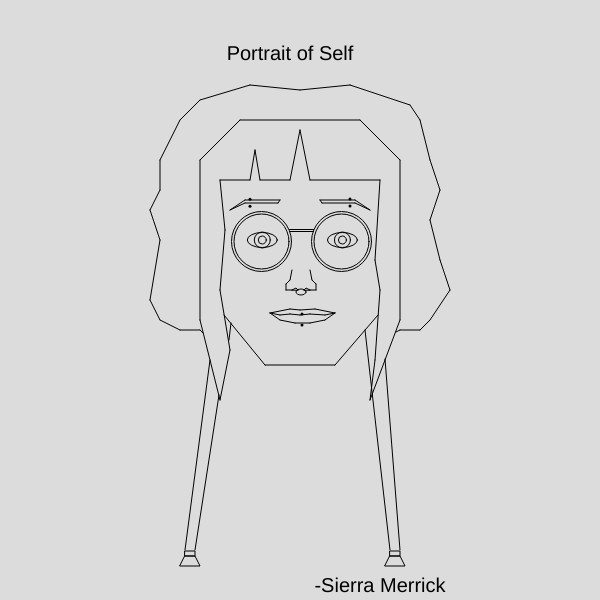
Frame 1 (no input)
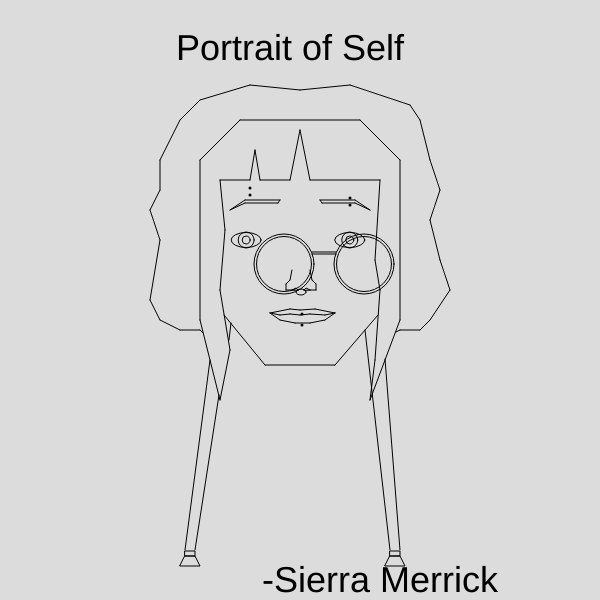
Frame 60 (no input)
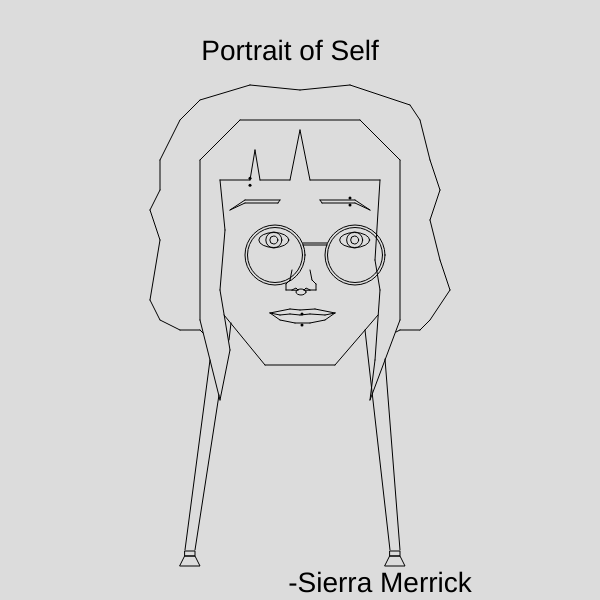
Frame 120 (the mouse pressed at the canvas centre since frame 60)

The p5.js sketch that drew these frames (run headless with seeded random() and noise() and a simulated clock; from frame 60 on, the mouse is pressed at the canvas centre):

// p5.js sketch
// ── sketch.js
var x = 100;
var y = 100;

let moveX1 = 0;
let moveX2 = 0;
let speedX1 = Math.random() * 2 + 0.5;
let speedX2 = Math.random() * 2 + 0.5;

let moveY1 = 0;
let moveY2 = 0;
let speedY1 = Math.random() * 2 + 1;
let speedY2 = Math.random() * 2 + 1;

let diagX = 0;
let diagY = 0;
let speedDiag = 1.5;

let titleSize = 20;
let sizeCount = 0;
let growing = true;

function setup() {
  createCanvas(600,600);
}

function draw() {
  background(220);
  strokeWeight(1);


  if (frameCount % 10 === 0) {
  if (growing) {
    titleSize += 4;
    sizeCount++;
    if (sizeCount >= 5) growing = false;
  } else {
    titleSize -= 4;
    sizeCount--;
    if (sizeCount <= 0) growing = true;
  }
}

  moveX1 += speedX1;
  if (moveX1 > 20 || moveX1 < -20) speedX1 *= -1;
  moveX2 += speedX2;
  if (moveX2 > 15 || moveX2 < -15) speedX2 *= -1;

  moveY1 += speedY1;
  if (moveY1 > 10 || moveY1 < -10) speedY1 *= -1;
  moveY2 += speedY2;
  if (moveY2 > 20 || moveY2 < -20) speedY2 *= -1;

  diagX += speedDiag;
  diagY += speedDiag;
  if (diagX > 30 || diagX < 0) speedDiag *= -1;


  //MOUSE COORDS
  fill (0);
  textSize(20);
  // text("X: " + mouseX,100,200 );
  // text("Y: " + mouseY,100,220 );

  //TEXT
  textSize(32);
  textSize(titleSize);
  textAlign(CENTER);
  text('Portrait of Self', 290, 60); // x, y
  text('-Sierra Merrick', 380, 592); // x, y

  noFill();

  //HAIR BACK LEFT  
  line(300,90,250,85);
  line(250,85,200,100);
  line(200,100,180,120);
  line(180,120,160,160);
  line(160,160,160,190);
  line(160,190,150,210);
  line(150,210,160,240);
  line(160,240,150,300);
  line(150,300,160,320);
  line(160,320,180,330);
  line(180,330,200,330);
  line(200,330,203,333);


  //HAIR BACK RIGHT  
  line(300,90,350,85);
  line(350,85,410,105);
  line(410,105,420,120);
  line(420,120,430,160);
  line(430,160,440,190);
  line(440,190,430,220);
  line(430,220,440,260);
  line(440,260,450,290);
  line(450,290,430,320);
  line(430,320,420,330);
  line(420,330,400,330);
  line(400,330,396,332);

  //BRAIDS
  line(365,330,390,550);
  line(385,359,400,550);

  line(219,395,195,550);
  line(210,360,185,550);

  line(231,323,229,340)



  rect(185,551,10,5);
  rect(390,551,10,5);

  quad(185,556,195,556,200,566,180,566);
  quad(390,556,400,556,405,566,385,566);


  //HEAD
  line(240, 120, 360, 120);
  line(200, 160, 200, 320);

  line(400, 160, 400, 320);
  line(265, 365, 335, 365);

  line(240,120,200,160);
  line(360,120,400,160);

  line(224,315,265,365)
  line(335,365,378,315)

  //line(230,350,265,370)
  //line(335,370,376,342)

  //NOSE
  line(310,270,312,280);
  line(312,280,316,284);
  line(316,284,316,290);
  line(316,290,310,290);

  line(292,270,290,280);
  line(290,280,286,284);
  line(286,284,286,290);
  line(286,290,292,290);

  triangle(292,290,296,288,298,290);
  triangle(310,290,306,288,304,290);

  // circle(301,291,9)
  ellipse(301,292,10,6)

  

  //GLASSES
  circle (260 + diagX, 240 + diagY, 60);
  circle (340 + diagX, 240 + diagY, 60);
  circle (260 + diagX, 240 + diagY, 55);
  circle (340 + diagX, 240 + diagY, 55);

  line(288 + diagX, 230 + diagY, 312 + diagX, 230 + diagY);
  line(288 + diagX, 228 + diagY, 312 + diagX, 228 + diagY);
 

  //EYES


  ellipse(260 + moveX1, 240, 30, 15);
  ellipse(340 + moveX2, 240, 30, 15);
  
  circle(260 + moveX1, 240, 16);
  circle(340 + moveX2, 240, 16);
  circle(260 + moveX1, 240, 8);
  circle(340 + moveX2, 240, 8);
 

  //MOUTH

  line(300,315,310,314);
  line(310,314,325,315);
  line(325,315,335,313);
  line(335,313,325,320);
  line(325,320,310,323);

  line(300,315,290,314);
  line(290,314,280,315);
  line(280,315,270,313);
  line(270,313,280,320);
  line(280,320,295,323);
  line(295,323,310,323);

  line(300,310,290,309);
  line(290,309,270,313);

  line(300,310,315,309);
  line(315,309,335,313);
 



  //EYEBROWS
  line(320,200,355,200);
  line(355,200,370,210);
  line(370,210,355,203);
  line(355,203,322,203);
  line(322,203,320,200);

  line(280,200,245,200);
  line(245,200,230,210);
  line(230,210,245,203);
  line(245,203,278,203);
  line(278,203,280,200);

  
  

  //HAIR FRONT
  //bangs
  line(220,180,250,180);
  line(250,180,255,150);
  line(255,150,260,180);
  line(260,180,290,180);
  line(290,180,300,130);
  line(300,130,310,180);
  line(310,180,380,180);
  //frame left
  line(220,180,225,230);
  line(225,230,220,290);
  line(220,290,230,350);
  line(230,350,220,400);
  line(220,400,200,320);
  //frame right
  line(380,180,375,260);
  line(375,260,380,290);
  line(380,290,375,360);
  line(375,360,370,400);
  line(370,400,400,320);


  //PIERCINGS

  strokeWeight(3);


  point(350, 198 + moveY1);
  point(350, 205 + moveY1);
  point(250, 198 + moveY2);
  point(250, 205 + moveY2);

  point(302,314);
  point(302,325);


  

}

// ── notes.html
<html>

<head>
  <script src="https://cdnjs.cloudflare.com/ajax/libs/p5.js/1.1.9/p5.min.js"></script>
    <script src="../homework9/p5.min.js"></script>
    <script src="notes.js"></script>
</head>

<body>
</body>

</html>
// ── notes.js
// var redColor = 123;
// var greenColor = 39;
// var blueColor = 21;

// var x = 100;
// var y = 200;
// var diameter = 50;
// // this function is called only once
// function setup() {
//   createCanvas(800, 600);

//   movement = Math.floor(Math.random() * 10) + 1;
// }
// /* this function is called continuously
//     while the sketch is open in the browser
// */
// // function draw() {
// //   background(redColor, greenColor, blueColor);
// //   fill(255);
// //   circle(x, y, diameter);
// //   fill(redColor, greenColor, blueColor);
// //   circle(x, y, 25);
// //   // what if we make the 800 a veriable?
// //   // what if we make the 800 bigger?
// //   // what do we do to make the circle stop at the edge?
// //   if (x <= 800) {
// //     x += 13;
// //   }

// //   function draw() {
// //   background(redColor, greenColor, blueColor);
// //   fill(255);
// //   // what happens if we change the y to a number?
// //   circle(x, y, diameter);
// //   fill(redColor, greenColor, blueColor);
// //   // what happens if we change the x here to a number?
// //   circle(x, y, 25);
// //   // what can we do here to change the speed?
// //   x++;

// // function draw() {
// //   background(redColor, greenColor, blueColor);
// //   fill(255);
// //   circle(x, y, diameter);
// //   fill(redColor, greenColor, blueColor);
// //   circle(x, y, 25);
// //   if (x >= 800) {
// //     movement *= -1;
// //   }
// //   // print out what x is in the console so you can see what is happening to the number
// //   x += movement;

// function draw() {
//   background(redColor, greenColor, blueColor);
//   fill(255);
//   circle(x, y, diameter);
//   fill(redColor, greenColor, blueColor);
//   circle(x, y, 25);
//   // what happens if you change these values?
//   if (x >= 800 || x <= 0) {
//     movement *= -1;
//   }
//   // print out the x in the console so you see what is happening
//   x += movement;



// }


var headX = 250;
var headY = 100;
var headDirection = 1;

var bodyX = 200;
var bodyY = 185;
var bodyDirection = 3;

var size = 22;
var count = 0;
var sizeDirection = 2;
function setup()
{
    createCanvas(500, 600);
}

function draw()
{
    background(120,45,78);
    textSize(22)
    text("Good morning!", 10,80);

    // head
    fill(255, 204, 0);
    circle(headX,headY,175);
    headX+=headDirection;
    if(headX >= 418 || headX <= 82)
    {
        headDirection *= -1;
    }

    // eyes
    strokeWeight(10);
    fill(0);
    point(200,75);
    point(285,75);

    // nose
    point(245,90);
    
    // mouth
    ellipse(245, 135, 30, 45)

    // hair
    line(130,175,175,50);
    line(325,50,360,175);
    // body
    fill(10, 24, 120);
    rect(200,bodyY,100,150);
    bodyY += bodyDirection;
    if(bodyY <= 0 || bodyY >= 450 )
    {
        bodyDirection *= -1;
    }
    // decoration
    fill(255);
    triangle(220,320,250,220,280,320)
    // right arm
    fill(10, 24, 120);
    rect(300,195,50,10);
    // left arm
    rect(150,195,50,10);
    // left leg
    rect(200,335,10,50);
    // right leg
    rect(290,335,10,50);
    
    fill(120);
    textSize(size);
    size+= sizeDirection;
    count++;
    if(count > 5)
    {
        sizeDirection *=-1;
        count = 0;
    }
    text("Michael Cassens",270,500 );


}
// ── selfportrait.html
<html>
  <head>
    <title>Self Portrait</title>
    <!--<script src="https://cdnjs.cloudflare.com/ajax/libs/p5.js/1.1.9/p5.min.js"></script>-->
    <script src="./p5.min.js"></script>
    <script src="sketch.js"></script>
  </head>
  <body></body>
</html>
